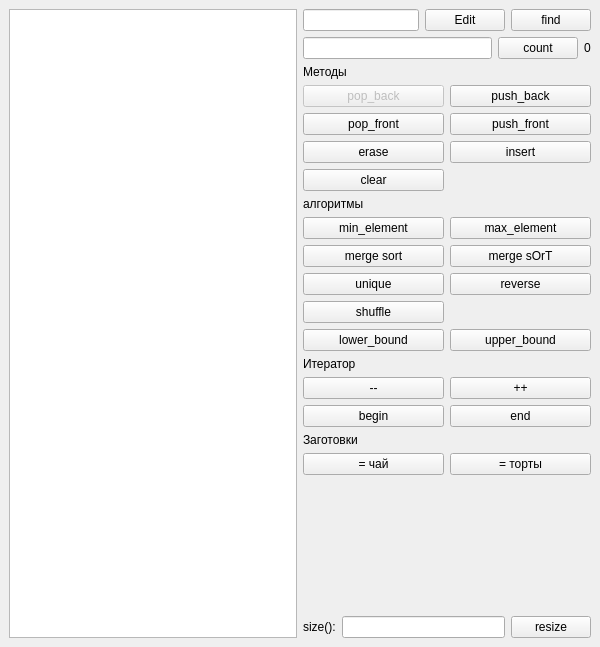
<?xml version="1.0" encoding="UTF-8"?>
<ui version="4.0">
 <class>MainWindow</class>
 <widget class="QMainWindow" name="MainWindow">
  <property name="geometry">
   <rect>
    <x>0</x>
    <y>0</y>
    <width>600</width>
    <height>647</height>
   </rect>
  </property>
  <property name="windowTitle">
   <string>std::vector demo</string>
  </property>
  <widget class="QWidget" name="centralwidget">
   <layout class="QHBoxLayout" name="horizontalLayout">
    <item>
     <widget class="QListWidget" name="list_widget"/>
    </item>
    <item>
     <layout class="QVBoxLayout" name="verticalLayout_2">
      <item>
       <layout class="QHBoxLayout" name="horizontalLayout_2">
        <item>
         <widget class="QLineEdit" name="txt_elem_content"/>
        </item>
        <item>
         <widget class="QPushButton" name="pb_edit">
          <property name="text">
           <string>Edit</string>
          </property>
         </widget>
        </item>
        <item>
         <widget class="QPushButton" name="pb_find">
          <property name="text">
           <string>find</string>
          </property>
         </widget>
        </item>
       </layout>
      </item>
      <item>
       <layout class="QHBoxLayout" name="horizontalLayout_5">
        <item>
         <widget class="QLineEdit" name="le_count"/>
        </item>
        <item>
         <widget class="QPushButton" name="pb_count">
          <property name="text">
           <string>count</string>
          </property>
         </widget>
        </item>
        <item>
         <widget class="QLabel" name="lbl_count">
          <property name="text">
           <string>0</string>
          </property>
         </widget>
        </item>
       </layout>
      </item>
      <item>
       <layout class="QGridLayout" name="gridLayout">
        <item row="8" column="0">
         <widget class="QPushButton" name="pb_unique">
          <property name="text">
           <string>unique</string>
          </property>
         </widget>
        </item>
        <item row="3" column="1">
         <widget class="QPushButton" name="btn_insert">
          <property name="text">
           <string>insert</string>
          </property>
         </widget>
        </item>
        <item row="15" column="0">
         <widget class="QPushButton" name="pb_tea">
          <property name="text">
           <string>= чай</string>
          </property>
         </widget>
        </item>
        <item row="4" column="0">
         <widget class="QPushButton" name="btn_clear">
          <property name="text">
           <string>clear</string>
          </property>
         </widget>
        </item>
        <item row="6" column="1">
         <widget class="QPushButton" name="pb_max_element">
          <property name="text">
           <string>max_element</string>
          </property>
         </widget>
        </item>
        <item row="5" column="0">
         <widget class="QLabel" name="label_7">
          <property name="text">
           <string>алгоритмы</string>
          </property>
         </widget>
        </item>
        <item row="13" column="0">
         <widget class="QPushButton" name="btn_begin">
          <property name="text">
           <string>begin</string>
          </property>
         </widget>
        </item>
        <item row="12" column="0">
         <widget class="QPushButton" name="btn_inc_iterator">
          <property name="text">
           <string>--</string>
          </property>
         </widget>
        </item>
        <item row="15" column="1">
         <widget class="QPushButton" name="pb_cakes">
          <property name="text">
           <string>= торты</string>
          </property>
         </widget>
        </item>
        <item row="11" column="0">
         <widget class="QLabel" name="label_2">
          <property name="sizePolicy">
           <sizepolicy hsizetype="Preferred" vsizetype="Fixed">
            <horstretch>0</horstretch>
            <verstretch>0</verstretch>
           </sizepolicy>
          </property>
          <property name="text">
           <string>Итератор</string>
          </property>
         </widget>
        </item>
        <item row="6" column="0">
         <widget class="QPushButton" name="pb_min_element">
          <property name="text">
           <string>min_element</string>
          </property>
         </widget>
        </item>
        <item row="8" column="1">
         <widget class="QPushButton" name="pb_reverse">
          <property name="text">
           <string>reverse</string>
          </property>
         </widget>
        </item>
        <item row="9" column="0">
         <widget class="QPushButton" name="pb_shuffle">
          <property name="text">
           <string>shuffle</string>
          </property>
         </widget>
        </item>
        <item row="1" column="1">
         <widget class="QPushButton" name="btn_push_back">
          <property name="text">
           <string>push_back</string>
          </property>
         </widget>
        </item>
        <item row="7" column="1">
         <widget class="QPushButton" name="pb_sOrT">
          <property name="text">
           <string>merge sOrT</string>
          </property>
         </widget>
        </item>
        <item row="12" column="1">
         <widget class="QPushButton" name="btn_dec_iterator">
          <property name="text">
           <string>++</string>
          </property>
         </widget>
        </item>
        <item row="14" column="0">
         <widget class="QLabel" name="label_4">
          <property name="text">
           <string>Заготовки</string>
          </property>
         </widget>
        </item>
        <item row="0" column="0">
         <widget class="QLabel" name="label">
          <property name="sizePolicy">
           <sizepolicy hsizetype="Preferred" vsizetype="Fixed">
            <horstretch>0</horstretch>
            <verstretch>0</verstretch>
           </sizepolicy>
          </property>
          <property name="text">
           <string>Методы</string>
          </property>
         </widget>
        </item>
        <item row="13" column="1">
         <widget class="QPushButton" name="btn_end">
          <property name="text">
           <string>end</string>
          </property>
         </widget>
        </item>
        <item row="2" column="1">
         <widget class="QPushButton" name="btn_push_front">
          <property name="text">
           <string>push_front</string>
          </property>
         </widget>
        </item>
        <item row="2" column="0">
         <widget class="QPushButton" name="btn_pop_front">
          <property name="text">
           <string>pop_front</string>
          </property>
         </widget>
        </item>
        <item row="7" column="0">
         <widget class="QPushButton" name="pb_sort">
          <property name="text">
           <string>merge sort</string>
          </property>
         </widget>
        </item>
        <item row="1" column="0">
         <widget class="QPushButton" name="btn_pop_back">
          <property name="enabled">
           <bool>false</bool>
          </property>
          <property name="text">
           <string>pop_back</string>
          </property>
         </widget>
        </item>
        <item row="3" column="0">
         <widget class="QPushButton" name="btn_erase">
          <property name="text">
           <string>erase</string>
          </property>
         </widget>
        </item>
        <item row="10" column="0">
         <widget class="QPushButton" name="pb_lower_bound">
          <property name="text">
           <string>lower_bound</string>
          </property>
         </widget>
        </item>
        <item row="10" column="1">
         <widget class="QPushButton" name="pb_upper_bound">
          <property name="text">
           <string>upper_bound</string>
          </property>
         </widget>
        </item>
       </layout>
      </item>
      <item>
       <spacer name="verticalSpacer">
        <property name="orientation">
         <enum>Qt::Orientation::Vertical</enum>
        </property>
        <property name="sizeHint" stdset="0">
         <size>
          <width>20</width>
          <height>40</height>
         </size>
        </property>
       </spacer>
      </item>
      <item>
       <layout class="QHBoxLayout" name="horizontalLayout_4"/>
      </item>
      <item>
       <layout class="QHBoxLayout" name="horizontalLayout_3">
        <item>
         <widget class="QLabel" name="label_3">
          <property name="text">
           <string>size():</string>
          </property>
         </widget>
        </item>
        <item>
         <widget class="QLineEdit" name="txt_size"/>
        </item>
        <item>
         <widget class="QPushButton" name="btn_resize">
          <property name="text">
           <string>resize</string>
          </property>
         </widget>
        </item>
       </layout>
      </item>
     </layout>
    </item>
   </layout>
  </widget>
 </widget>
 <resources/>
 <connections/>
</ui>
